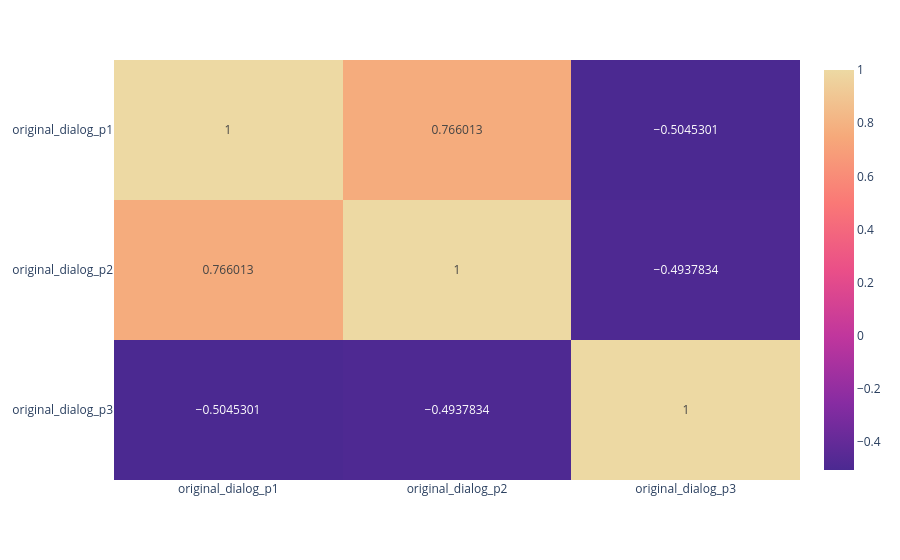

The cell this chart's notebook holds for it:
### Code cell
fig_corr

### Figure 1 — Plotly figure (JSON) as saved in the notebook; plotly's stock layout.template omitted (floating-point values rounded to 4 significant figures)
{"data": [{"coloraxis": "coloraxis", "hovertemplate": "x: %{x}<br>y: %{y}<br>color: %{z}<extra></extra>", "name": "0", "texttemplate": "%{z}", "type": "heatmap", "x": ["original_dialog_p1", "original_dialog_p2", "original_dialog_p3"], "xaxis": "x", "y": ["original_dialog_p1", "original_dialog_p2", "original_dialog_p3"], "yaxis": "y", "z": [[1.0, 0.766, -0.5045], [0.766, 1.0, -0.4938], [-0.5045, -0.4938, 1.0]]}], "layout": {"coloraxis": {"colorscale": [[0, "rgb(75, 41, 145)"], [0.1667, "rgb(135, 44, 162)"], [0.3333, "rgb(192, 54, 157)"], [0.5, "rgb(234, 79, 136)"], [0.6667, "rgb(250, 120, 118)"], [0.8333, "rgb(246, 169, 122)"], [1, "rgb(237, 217, 163)"]]}, "margin": {"t": 60}, "xaxis": {"anchor": "y", "domain": [0, 1]}, "yaxis": {"anchor": "x", "autorange": "reversed", "domain": [0, 1]}}}
